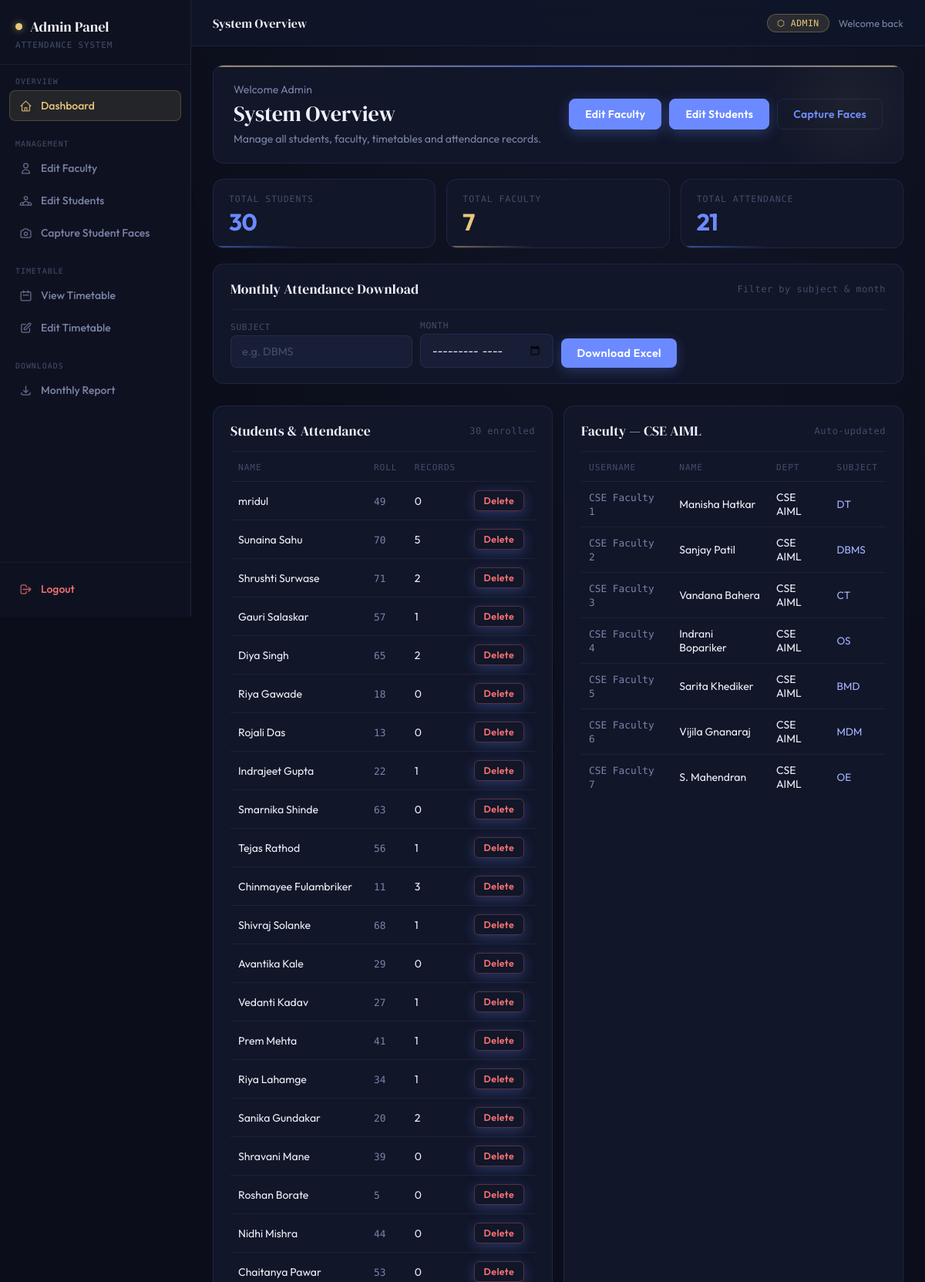
The app's page /dashboard (signed in, upper part) with its own data.
### tables this page shows
CREATE TABLE students(
        id INTEGER PRIMARY KEY AUTOINCREMENT,
        name TEXT,
        roll TEXT,
        image TEXT,
        user_id INTEGER
    );

CREATE TABLE faculty(
        id INTEGER PRIMARY KEY AUTOINCREMENT,
        user_id INTEGER,
        name TEXT,
        department TEXT
    , assigned_subject TEXT);

CREATE TABLE users(
        id INTEGER PRIMARY KEY AUTOINCREMENT,
        username TEXT UNIQUE,
        password TEXT,
        role TEXT
    );

### app/routes/dashboard_routes.py (the view, shortened to what this page needs)
@dashboard_bp.route("/dashboard")
def dashboard():
    if "role" not in session:
        return redirect("/")
    role = session.get("role")
    if role == "student":
        return redirect("/student_dashboard")
    conn = get_connection()
    c = conn.cursor()
    timetable = get_all_timetable()
    if role == "admin":
        total_students = c.execute("SELECT COUNT(*) FROM students").fetchone()[0]
        total_faculty = c.execute(
            "SELECT COUNT(*) FROM users u JOIN faculty f ON u.id=f.user_id WHERE u.role='faculty' AND f.department='CSE AIML' AND f.assigned_subject IS NOT NULL AND TRIM(f.assigned_subject)<>'' AND f.name IS NOT NULL AND TRIM(LOWER(f.name))<>'none'"
        ).fetchone()[0]
        total_attendance = c.execute("SELECT COUNT(*) FROM attendance").fetchone()[0]
        student_records = c.execute(
            "SELECT s.id, s.name, s.roll, COUNT(a.id) FROM students s LEFT JOIN attendance a ON s.id=a.student_id GROUP BY s.id"
        ).fetchall()
        faculty_records = c.execute(
            "SELECT u.username, f.name, f.department, f.assigned_subject FROM users u JOIN faculty f ON u.id=f.user_id WHERE u.role='faculty' AND f.department='CSE AIML' AND f.assigned_subject IS NOT NULL AND TRIM(f.assigned_subject)<>'' AND f.name IS NOT NULL AND TRIM(LOWER(f.name))<>'none'"
        ).fetchall()
        all_attendance = c.execute(
            "SELECT a.date, a.time, a.subject, s.name FROM attendance a LEFT JOIN students s ON a.student_id=s.id ORDER BY a.date DESC, a.time DESC LIMIT 20"
        ).fetchall()
        conn.close()
        stats = {
            "students": total_students,
            "faculty": total_faculty,
            "attendance": total_attendance,
        }
        deleted_message = request.args.get('deleted')
        return render_template(
            "admin_dashboard.html",
            stats=stats,
            student_records=student_records,
            faculty_records=faculty_records,
            all_attendance=all_attendance,
            timetable=timetable,
            deleted_message=deleted_message,
        )

### app/templates/admin_dashboard.html (shortened to what this page needs)
<!DOCTYPE html>
<html lang="en">
<head>
    <link rel="stylesheet" href="{{ url_for('static', filename='css/style.css') }}">
</head>
<body>
<div class="app-shell">
    <aside class="sidebar" id="sidebar">
        <div class="sidebar-logo">
            <div class="brand">
                <span class="brand-dot"></span>
                Admin Panel
            </div>
            <div class="sub">Attendance System</div>
        </div>
        <div class="sidebar-section">
            <div class="sidebar-label">Overview</div>
            <a href="#" class="nav-item active">
                <svg class="nav-icon" fill="none" viewBox="0 0 24 24" stroke="currentColor" stroke-width="1.8">
                    <path stroke-linecap="round" stroke-linejoin="round" d="M3 12l2-2m0 0l7-7 7 7M5 10v10a1 1 0 001 1h3m10-11l2 2m-2-2v10a1 1 0 01-1 1h-3m-6 0a1 1 0 001-1v-4a1 1 0 011-1h2a1 1 0 011 1v4a1 1 0 001 1m-6 0h6"/>
                </svg>
                Dashboard
            </a>
        </div>
        <div class="sidebar-section">
            <div class="sidebar-label">Management</div>
            <a href="/edit_faculty" class="nav-item">
                <svg class="nav-icon" fill="none" viewBox="0 0 24 24" stroke="currentColor" stroke-width="1.8">
                    <path stroke-linecap="round" stroke-linejoin="round" d="M16 7a4 4 0 11-8 0 4 4 0 018 0zM12 14a7 7 0 00-7 7h14a7 7 0 00-7-7z"/>
                </svg>
                Edit Faculty
            </a>
            <a href="/edit_students" class="nav-item">
                Edit Students
            </a>
            <a href="/admin_capture_students" class="nav-item">
                Capture Student Faces
            </a>
        </div>
        <div class="sidebar-section">
            <div class="sidebar-label">Timetable</div>
            <a href="/timetable" class="nav-item">
                <svg class="nav-icon" fill="none" viewBox="0 0 24 24" stroke="currentColor" stroke-width="1.8">
                    <path stroke-linecap="round" stroke-linejoin="round" d="M8 7V3m8 4V3m-9 8h10M5 21h14a2 2 0 002-2V7a2 2 0 00-2-2H5a2 2 0 00-2 2v12a2 2 0 002 2z"/>
                </svg>
                View Timetable
            </a>
            <a href="/edit_timetable" class="nav-item">
                <svg class="nav-icon" fill="none" viewBox="0 0 24 24" stroke="currentColor" stroke-width="1.8">
                    <path stroke-linecap="round" stroke-linejoin="round" d="M11 5H6a2 2 0 00-2 2v11a2 2 0 002 2h11a2 2 0 002-2v-5m-1.414-9.414a2 2 0 112.828 2.828L11.828 15H9v-2.828l8.586-8.586z"/>
                </svg>
                Edit Timetable
            </a>
        </div>
        <div class="sidebar-section">
            <div class="sidebar-label">Downloads</div>
            <a href="#monthly-section" class="nav-item">
                <svg class="nav-icon" fill="none" viewBox="0 0 24 24" stroke="currentColor" stroke-width="1.8">
                    <path stroke-linecap="round" stroke-linejoin="round" d="M4 16v1a3 3 0 003 3h10a3 3 0 003-3v-1m-4-4l-4 4m0 0l-4-4m4 4V4"/>
                </svg>
                Monthly Report
            </a>
        </div>
        <div class="sidebar-bottom">
            <a href="/logout" class="nav-item logout">
                <svg class="nav-icon" fill="none" viewBox="0 0 24 24" stroke="currentColor" stroke-width="1.8">
                    <path stroke-linecap="round" stroke-linejoin="round" d="M17 16l4-4m0 0l-4-4m4 4H7m6 4v1a3 3 0 01-3 3H6a3 3 0 01-3-3V7a3 3 0 013-3h4a3 3 0 013 3v1"/>
                </svg>
                Logout
            </a>
        </div>
    </aside>
    <div class="main-content">
        <header class="topbar">
            <div style="display:flex; align-items:center; gap:14px;">
                <span class="topbar-title">System Overview</span>
            </div>
            <div style="display:flex; align-items:center; gap:12px;">
                <span class="admin-badge">⬡ ADMIN</span>
                <span class="subtle" style="font-size:0.8rem;">Welcome back</span>
            </div>
        </header>
        <div class="page-body">
            <div class="hero">
                <div>
                    <p class="subtle" style="margin:0 0 6px;">Welcome Admin</p>
                    <h1>System Overview</h1>
                    <p class="caption">Manage all students, faculty, timetables and attendance records.</p>
                </div>
                <div class="hero-actions">
                    <a href="/edit_faculty" class="btn btn-primary">Edit Faculty</a>
                    <a href="/edit_students" class="btn btn-primary">Edit Students</a>
                    <a href="/admin_capture_students" class="btn btn-outline">Capture Faces</a>
                </div>
            </div>
            <div class="stat-grid">
                <div class="stat-card">
                    <div class="stat-title">Total Students</div>
                    <div class="stat-value">{{ stats.students }}</div>
                </div>
                <div class="stat-card">
                    <div class="stat-title">Total Faculty</div>
                    <div class="stat-value">{{ stats.faculty }}</div>
                </div>
                <div class="stat-card">
                    <div class="stat-title">Total Attendance</div>
                    <div class="stat-value">{{ stats.attendance }}</div>
                </div>
            </div>
            <div class="card" id="monthly-section" style="margin-top:14px;">
                <div class="card-header">
                    <h3>Monthly Attendance Download</h3>
                    <span class="small">Filter by subject &amp; month</span>
                </div>
                <form action="/download_subject_monthly_attendance" method="get">
                    <div class="inline-form">
                        <div class="field">
                            <label>Subject</label>
                            <input type="text" name="subject" placeholder="e.g. DBMS" required>
                        </div>
                        <div class="field">
                            <label>Month</label>
                            <input type="month" name="month_year" required>
                        </div>
                        <button type="submit" style="width:auto; padding:10px 20px; margin-top:0; align-self:flex-end;">
                            Download Excel
                        </button>
                    </div>
                </form>
            </div>
            <div class="two-col">
                <div class="card">
                    <div class="card-header">
                        <h3>Students &amp; Attendance</h3>
                        <span class="small">{{ stats.students }} enrolled</span>
                    </div>
                    <table class="table">
                        <thead>
                            <tr><th>Name</th><th>Roll</th><th>Records</th><th></th></tr>
                        </thead>
                        <tbody>
                        {% for id, name, roll, count in student_records %}
                            <tr>
                                <td>{{ name }}</td>
                                <td>
                                    <span style="font-family:'DM Mono',monospace; font-size:0.8rem; color:#7b84a8;">{{ roll }}</span>
                                </td>
                                <td>{{ count }}</td>
                                <td>
                                    <form method="POST" action="/delete_student/{{ id }}" onsubmit="return confirm('Delete {{ name }} permanently?');">
                                        <button class="btn-danger" type="submit">Delete</button>
                                    </form>
                                </td>
                            </tr>
                        {% endfor %}
                        </tbody>
                    </table>
                </div>
                <div class="card">
                    <div class="card-header">
                        <h3>Faculty — CSE AIML</h3>
                        <span class="small">Auto-updated</span>
                    </div>
                    <table class="table">
                        <thead>
                            <tr><th>Username</th><th>Name</th><th>Dept</th><th>Subject</th></tr>
                        </thead>
                        <tbody>
                        {% for username, name, department, assigned_subject in faculty_records %}
                            <tr>
                                <td>
                                    <span style="font-family:'DM Mono',monospace; font-size:0.8rem; color:#7b84a8;">{{ username }}</span>
                                </td>
                                <td>{{ name }}</td>
                                <td>{{ department or 'CSE AIML' }}</td>
                                <td>
                                    {% if assigned_subject %}
                                        <span style="color:#a5b4ff; font-size:0.85rem;">{{ assigned_subject }}</span>
                                    {% else %}
                                        <span style="color:#454d6a; font-size:0.82rem; font-style:italic;">None</span>
                                    {% endif %}
                                </td>
                            </tr>
                        {% endfor %}
                        </tbody>
                    </table>
                </div>
            </div>
        </div>
    </div>
</div>
</body>
</html>

### records on screen
students: name "mridul", roll "49", count "0"
students: name "Sunaina Sahu", roll "70", id "5"
students: name "Shrushti Surwase", roll "71", count "2"
students: name "Gauri Salaskar", roll "57", count "1"
students: name "Diya Singh", roll "65", count "2"
students: name "Riya Gawade", roll "18", count "0"
students: name "Rojali Das", roll "13", count "0"
students: name "Indrajeet Gupta", roll "22", count "1"
students: name "Smarnika Shinde", roll "63", count "0"
students: name "Tejas Rathod", roll "56", count "1"
students: name "Chinmayee Fulambriker", roll "11", count "3"
students: name "Shivraj Solanke", roll "68", count "1"
students: name "Avantika Kale", roll "29", count "0"
students: name "Vedanti Kadav", roll "27", count "1"
students: name "Prem Mehta", roll "41", count "1"
students: name "Riya Lahamge", roll "34", count "1"
students: name "Sanika Gundakar", roll "20", count "2"
students: name "Shravani Mane", roll "39", count "0"
students: name "Roshan Borate", roll "5", count "0"
students: name "Nidhi Mishra", roll "44", count "0"
students: name "Chaitanya Pawar", roll "53", count "0"
faculty: username "CSE Faculty 1", name "Manisha Hatkar", department "CSE AIML", assigned_subject "DT"
faculty: username "CSE Faculty 2", name "Sanjay Patil", department "CSE AIML", assigned_subject "DBMS"
faculty: username "CSE Faculty 3", name "Vandana Bahera", department "CSE AIML", assigned_subject "CT"
faculty: username "CSE Faculty 4", name "Indrani Bopariker", department "CSE AIML", assigned_subject "OS"
faculty: username "CSE Faculty 5", name "Sarita Khediker", department "CSE AIML", assigned_subject "BMD"
faculty: username "CSE Faculty 6", name "Vijila Gnanaraj", department "CSE AIML", assigned_subject "MDM"
faculty: username "CSE Faculty 7", name "S. Mahendran", department "CSE AIML", assigned_subject "OE"

### other values on screen
{{ stats.students }} "30"
{{ stats.faculty }} "7"
{{ stats.attendance }} "21"
